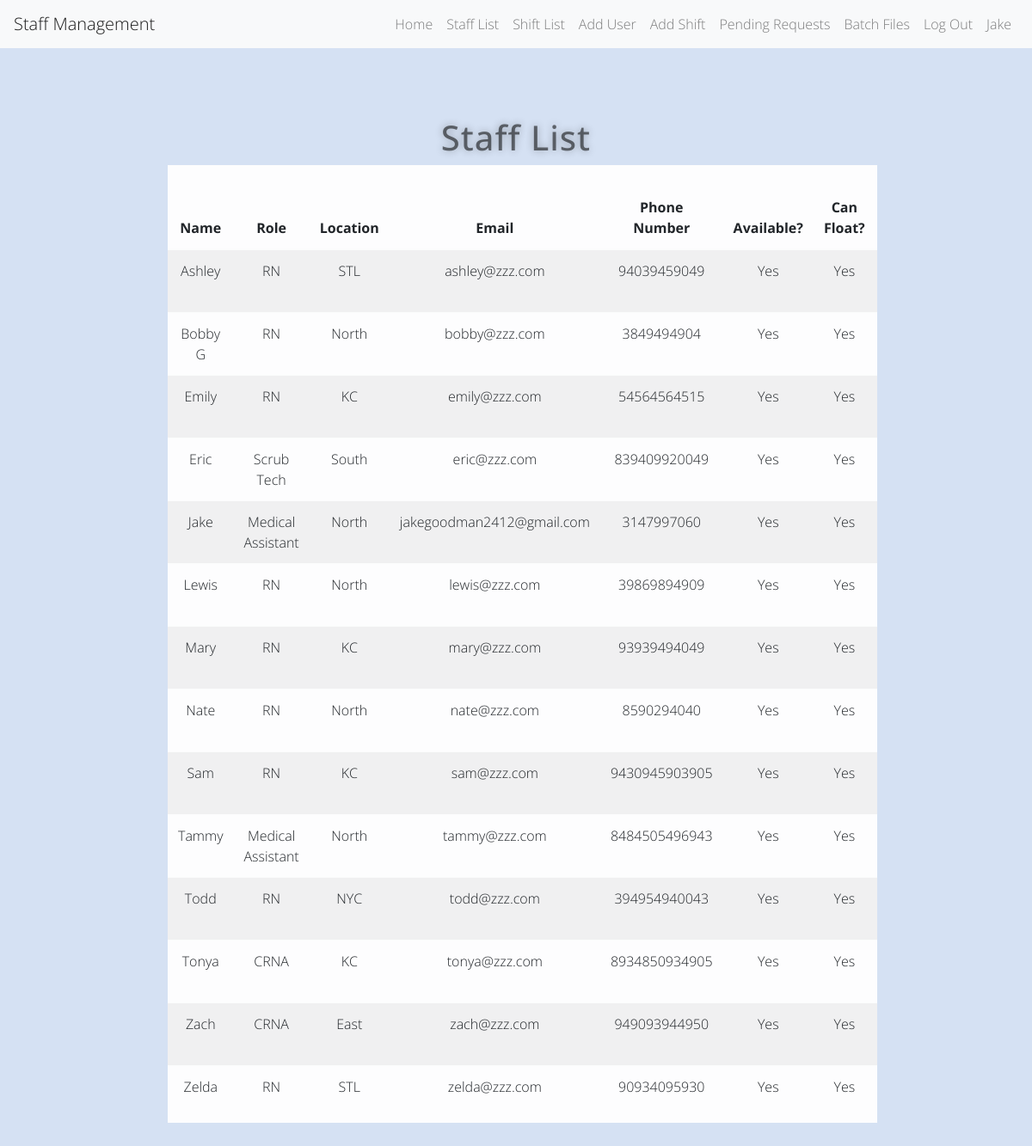
The app's page /staff (signed in) with its own data.
### app.py (models this page shows)
class User(UserMixin, db.Model):
    id = db.Column(db.Integer, primary_key=True)
    name = db.Column(db.String(1000))
    role = db.Column(db.String(100))
    location = db.Column(db.String(100))
    email = db.Column(db.String(100))
    phone_num = db.Column(db.String(100))
    availability = db.Column(db.String(100))
    can_float = db.Column(db.String(100))
    password = db.Column(db.String(100))
    shifts_worked = db.Column(db.Integer)

### app.py (the view)
@app.route('/staff', methods=['GET', 'POST'])
@login_required
def staff():
    all_staff = db.session.query(User).filter(User.role != 'Admin').order_by(User.name)
    role_list = db.session.query(User.role.distinct().label("roles"))
    roles = [row.roles for row in role_list.all() if row.roles != 'Admin']
    roles.sort()
    location_list = db.session.query(User.location.distinct().label("locations"))
    locations = [row.locations for row in location_list.all()]
    locations.sort()
    return render_template('staff.html', staff=all_staff, roles=roles, locations=locations, logged_in=True, user=current_user)

### app.py (called while the page is built)
@login_manager.user_loader
def load_user(user_id):
    return User.query.get(int(user_id))

### templates/staff.html (shortened to what this page needs)
{% extends 'base.html' %}
{% block content %}
<div class="container">
  <div class="row">
    <div class="col-sm-12">
      <h1>Staff List</h1>
	  <table class="table table-striped table-light">
        <thead>
            <tr>
                <th>Name</th>
                <th>Role</th>
                <th>Location</th>
                <th>Email</th>
                <th>Phone Number</th>
                <th>Available?</th>
                <th>Can Float?</th>
                <th># of Shifts</th>
            </tr>
        </thead>
          <tbody>
              {% for row in staff %}
                  <tr>
                      <td>{{ row.name }}</td>
                      <td>{{ row.role }}</td>
                      <td>{{ row.location }}</td>
                      <td>{{ row.email }}</td>
                      <td>{{ row.phone_num }}</td>
                      <td>{{ row.availability }}</td>
                      <td>{{ row.can_float }}</td>
                      <td>{{ row.shifts_worked }}</td>
                  </tr>
              {% endfor %}
          </tbody>
  	  </table>
    </div>
  </div>
</div>
{% endblock %}

### templates/base.html (shortened to what this page needs)
<!DOCTYPE html>
<html>
<head>
    <link rel="stylesheet" href="https://stackpath.bootstrapcdn.com/bootstrap/4.5.2/css/bootstrap.min.css">
    <link rel="stylesheet" href="{{ url_for('static', filename='css/styles.css')}}">
</head>
<body>
<nav class="navbar navbar-expand-lg navbar-light bg-light">
  <a class="navbar-brand" href="/">Staff Management</a>
  <div class="collapse navbar-collapse">
    <ul class="navbar-nav ml-auto">
      <li class="nav-item">
        <a class="nav-link" href="{{ url_for('home') }}">Home</a>
      </li>
    {% if logged_in: %}
        <li class="nav-item">
        <a class="nav-link" href="{{ url_for('staff') }}">Staff List</a>
      </li>
        <li class="nav-item">
        <a class="nav-link" href="{{ url_for('shift') }}">Shift List</a>
      </li>
        <li class="nav-item">
        <a class="nav-link" href="{{ url_for('add_user') }}">Add User</a>
      </li>
        <li class="nav-item">
        <a class="nav-link" href="{{ url_for('add_shift') }}">Add Shift</a>
      </li>
        <li class="nav-item">
        <a class="nav-link" href="{{ url_for('pending_requests') }}">Pending Requests</a>
      </li>
        <li class="nav-item">
        <a class="nav-link" href="{{ url_for('upload') }}">Batch Files</a>
      </li>
      <li class="nav-item">
        <a class="nav-link" href="{{ url_for('logout') }}">Log Out</a>
      </li>
        <li class="nav-item">
        <a class="nav-link" href="">{{ current_user.name }}</a>
      </li>
    {% endif %}
    </ul>
  </div>
</nav>
       {% block content %}
       {% endblock %}
</body>
</html>

### static/css/styles.css (style rules this page uses)
* { -webkit-box-sizing:border-box; -moz-box-sizing:border-box; -ms-box-sizing:border-box; -o-box-sizing:border-box; box-sizing:border-box; }
html { width: 100%; height:100%; overflow:scroll; }
body { width: 100%; height:100%; font-family: 'Open Sans', sans-serif; font-weight:200; background: #d5e1f3; color: rgba(0, 0, 0, 0.55); filter: progid:DXImageTransform.Microsoft.gradient( startColorstr='#3E1D6D', endColorstr='#092756',GradientType=1 ); }
a { text-decoration: none; text-align: center; }
.container { margin-top: 5rem; text-align: center; width: 70%; height: 80%; overflow: scroll; }
.container h1 { color: rgba(0, 0, 0, 0.55); text-shadow: 0 0 10px rgba(0,0,0,0.3); letter-spacing:1px; text-align:center; }

### records on screen
User: name "Jake", role "Medical Assistant", location "North", email "jakegoodman2412@gmail.com", phone_num "3147997060", availability "Yes", can_float "Yes"
User: name "Ashley", role "RN", location "STL", email "ashley@zzz.com", phone_num "94039459049", availability "Yes", can_float "Yes"
User: name "Bobby G", role "RN", location "North", email "bobby@zzz.com", phone_num "3849494904", availability "Yes", can_float "Yes"
User: name "Emily", role "RN", location "KC", email "emily@zzz.com", phone_num "54564564515", availability "Yes", can_float "Yes"
User: name "Eric", role "Scrub Tech", location "South", email "eric@zzz.com", phone_num "839409920049", availability "Yes", can_float "Yes"
User: name "Lewis", role "RN", location "North", email "lewis@zzz.com", phone_num "39869894909", availability "Yes", can_float "Yes"
User: name "Mary", role "RN", location "KC", email "mary@zzz.com", phone_num "93939494049", availability "Yes", can_float "Yes"
User: name "Nate", role "RN", location "North", email "nate@zzz.com", phone_num "8590294040", availability "Yes", can_float "Yes"
User: name "Sam", role "RN", location "KC", email "sam@zzz.com", phone_num "9430945903905", availability "Yes", can_float "Yes"
User: name "Tammy", role "Medical Assistant", location "North", email "tammy@zzz.com", phone_num "8484505496943", availability "Yes", can_float "Yes"
User: name "Todd", role "RN", location "NYC", email "todd@zzz.com", phone_num "394954940043", availability "Yes", can_float "Yes"
User: name "Tonya", role "CRNA", location "KC", email "tonya@zzz.com", phone_num "8934850934905", availability "Yes", can_float "Yes"
User: name "Zach", role "CRNA", location "East", email "zach@zzz.com", phone_num "949093944950", availability "Yes", can_float "Yes"
User: name "Zelda", role "RN", location "STL", email "zelda@zzz.com", phone_num "90934095930", availability "Yes", can_float "Yes"
